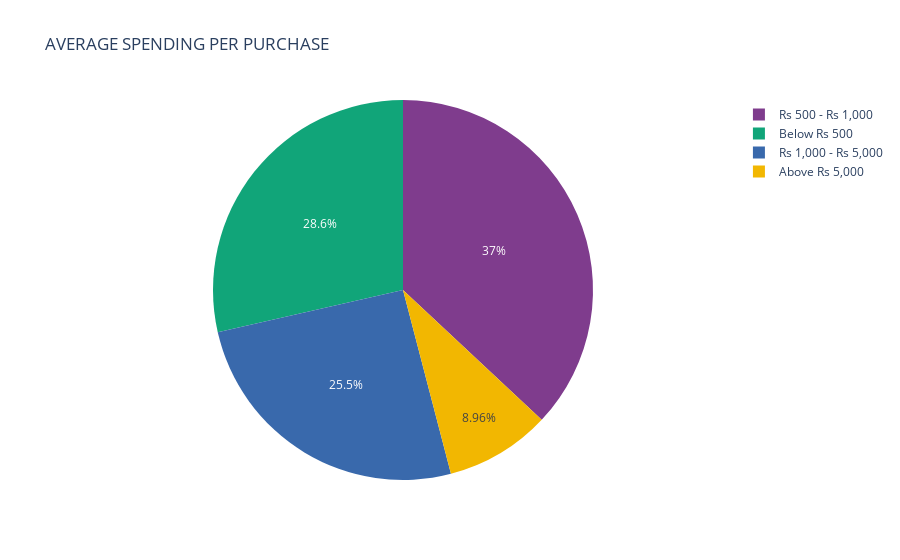

The code cell stored with this chart in its notebook:
### Markdown cell above
8. Per purchase money Spend (Pie Chart - Compare the different categories)

### Code cell
col_M = df["How much do you spend on average per purchase?"].value_counts().reset_index()
col_M.columns = ['Spending Range', 'Count']

fig = px.pie(col_M, values='Count', names='Spending Range', title='AVERAGE SPENDING PER PURCHASE', color_discrete_sequence=px.colors.qualitative.Bold)
fig.show()

### Figure 1 — Plotly figure (JSON) as saved in the notebook; plotly's stock layout.template omitted (floating-point values rounded to 4 significant figures)
{"data": [{"domain": {"x": [0, 1], "y": [0, 1]}, "hovertemplate": "Spending Range=%{label}<br>Count=%{value}<extra></extra>", "labels": ["Rs 500 - Rs 1,000", "Below Rs 500", "Rs 1,000 - Rs 5,000", "Above Rs 5,000"], "legendgroup": "", "name": "", "showlegend": true, "type": "pie", "values": [132, 102, 91, 32]}], "layout": {"legend": {"tracegroupgap": 0}, "piecolorway": ["rgb(127, 60, 141)", "rgb(17, 165, 121)", "rgb(57, 105, 172)", "rgb(242, 183, 1)", "rgb(231, 63, 116)", "rgb(128, 186, 90)", "rgb(230, 131, 16)", "rgb(0, 134, 149)", "rgb(207, 28, 144)", "rgb(249, 123, 114)", "rgb(165, 170, 153)"], "title": {"text": "AVERAGE SPENDING PER PURCHASE"}}}
